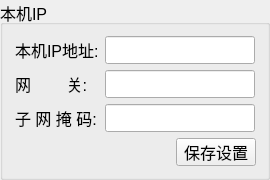
  <widget class="QGroupBox" name="hostIPSetBox">
   <property name="geometry">
    <rect>
     <x>1010</x>
     <y>140</y>
     <width>270</width>
     <height>170</height>
    </rect>
   </property>
   <property name="font">
    <font>
     <pointsize>12</pointsize>
    </font>
   </property>
   <property name="title">
    <string>本机IP</string>
   </property>
   <layout class="QVBoxLayout" name="verticalLayout_3">
    <item>
     <layout class="QHBoxLayout" name="horizontalLayout">
      <item>
       <widget class="QLabel" name="label_myip">
        <property name="minimumSize">
         <size>
          <width>83</width>
          <height>28</height>
         </size>
        </property>
        <property name="maximumSize">
         <size>
          <width>83</width>
          <height>28</height>
         </size>
        </property>
        <property name="font">
         <font>
          <pointsize>12</pointsize>
         </font>
        </property>
        <property name="text">
         <string>本机IP地址:</string>
        </property>
       </widget>
      </item>
      <item>
       <widget class="QLineEdit" name="m_myip">
        <property name="sizePolicy">
         <sizepolicy hsizetype="Preferred" vsizetype="Preferred">
          <horstretch>0</horstretch>
          <verstretch>0</verstretch>
         </sizepolicy>
        </property>
        <property name="minimumSize">
         <size>
          <width>150</width>
          <height>28</height>
         </size>
        </property>
        <property name="maximumSize">
         <size>
          <width>150</width>
          <height>28</height>
         </size>
        </property>
        <property name="font">
         <font>
          <pointsize>12</pointsize>
         </font>
        </property>
        <property name="echoMode">
         <enum>QLineEdit::Normal</enum>
        </property>
       </widget>
      </item>
     </layout>
    </item>
    <item>
     <layout class="QHBoxLayout" name="horizontalLayout_15">
      <item>
       <widget class="QLabel" name="label_gateway">
        <property name="minimumSize">
         <size>
          <width>83</width>
          <height>28</height>
         </size>
        </property>
        <property name="maximumSize">
         <size>
          <width>83</width>
          <height>28</height>
         </size>
        </property>
        <property name="font">
         <font>
          <pointsize>12</pointsize>
         </font>
        </property>
        <property name="text">
         <string>网        关: </string>
        </property>
       </widget>
      </item>
      <item>
       <widget class="QLineEdit" name="m_gateway">
        <property name="enabled">
         <bool>true</bool>
        </property>
        <property name="sizePolicy">
         <sizepolicy hsizetype="Preferred" vsizetype="Preferred">
          <horstretch>0</horstretch>
          <verstretch>0</verstretch>
         </sizepolicy>
        </property>
        <property name="minimumSize">
         <size>
          <width>150</width>
          <height>28</height>
         </size>
        </property>
        <property name="maximumSize">
         <size>
          <width>150</width>
          <height>28</height>
         </size>
        </property>
        <property name="font">
         <font>
          <pointsize>12</pointsize>
         </font>
        </property>
        <property name="echoMode">
         <enum>QLineEdit::Normal</enum>
        </property>
       </widget>
      </item>
     </layout>
    </item>
    <item>
     <layout class="QHBoxLayout" name="horizontalLayout_4">
      <item>
       <widget class="QLabel" name="label_subnetMask">
        <property name="minimumSize">
         <size>
          <width>83</width>
          <height>28</height>
         </size>
        </property>
        <property name="maximumSize">
         <size>
          <width>83</width>
          <height>28</height>
         </size>
        </property>
        <property name="font">
         <font>
          <pointsize>12</pointsize>
         </font>
        </property>
        <property name="text">
         <string>子 网 掩 码: </string>
        </property>
       </widget>
      </item>
      <item>
       <widget class="QLineEdit" name="m_subnetMask">
        <property name="sizePolicy">
         <sizepolicy hsizetype="Preferred" vsizetype="Preferred">
          <horstretch>0</horstretch>
          <verstretch>0</verstretch>
         </sizepolicy>
        </property>
        <property name="minimumSize">
         <size>
          <width>150</width>
          <height>28</height>
         </size>
        </property>
        <property name="maximumSize">
         <size>
          <width>150</width>
          <height>28</height>
         </size>
        </property>
        <property name="font">
         <font>
          <pointsize>12</pointsize>
         </font>
        </property>
        <property name="echoMode">
         <enum>QLineEdit::Normal</enum>
        </property>
       </widget>
      </item>
     </layout>
    </item>
    <item>
     <layout class="QHBoxLayout" name="horizontalLayout_16">
      <item>
       <spacer name="horizontalSpacer">
        <property name="orientation">
         <enum>Qt::Horizontal</enum>
        </property>
        <property name="sizeHint" stdset="0">
         <size>
          <width>40</width>
          <height>20</height>
         </size>
        </property>
       </spacer>
      </item>
      <item>
       <widget class="QPushButton" name="pushButton_saveHostIP">
        <property name="minimumSize">
         <size>
          <width>0</width>
          <height>28</height>
         </size>
        </property>
        <property name="maximumSize">
         <size>
          <width>16777215</width>
          <height>28</height>
         </size>
        </property>
        <property name="font">
         <font>
          <pointsize>12</pointsize>
         </font>
        </property>
        <property name="text">
         <string>保存设置</string>
        </property>
       </widget>
      </item>
     </layout>
    </item>
   </layout>
  </widget>
